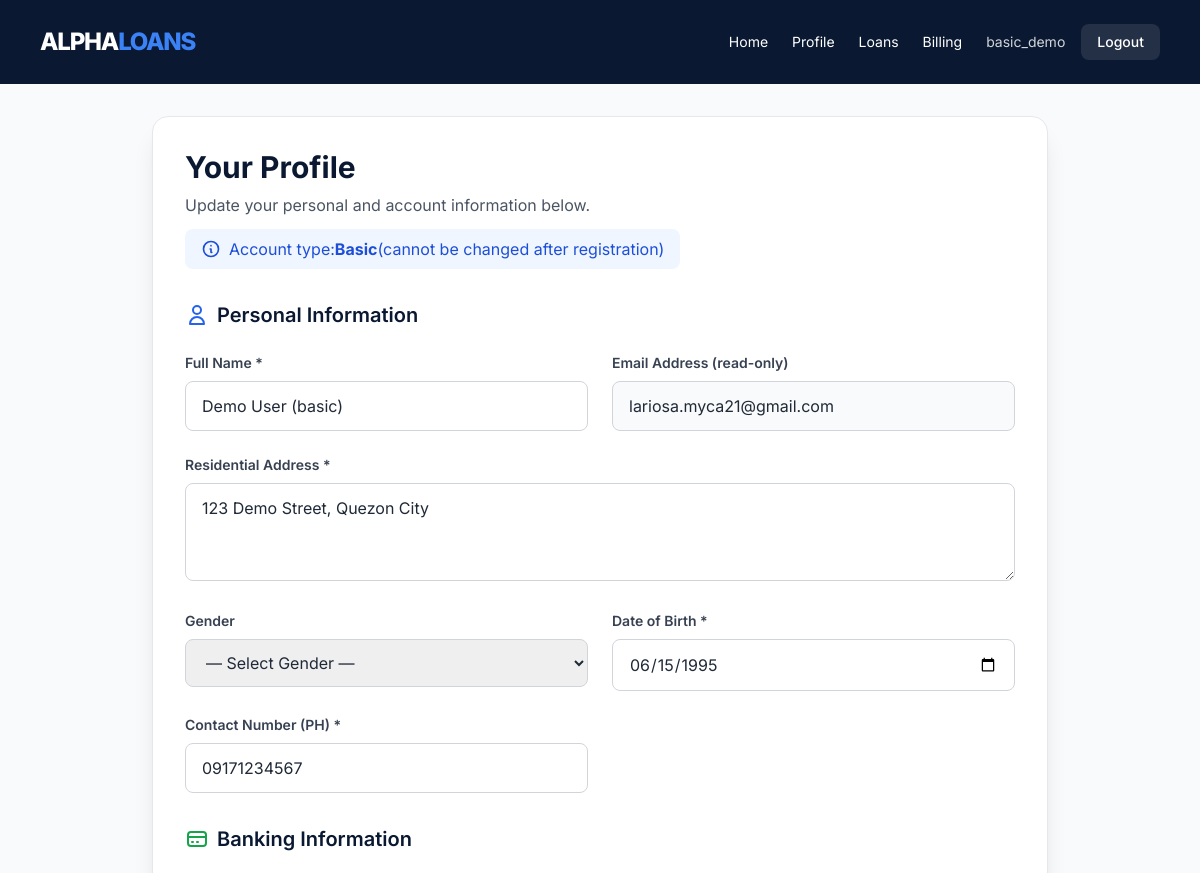
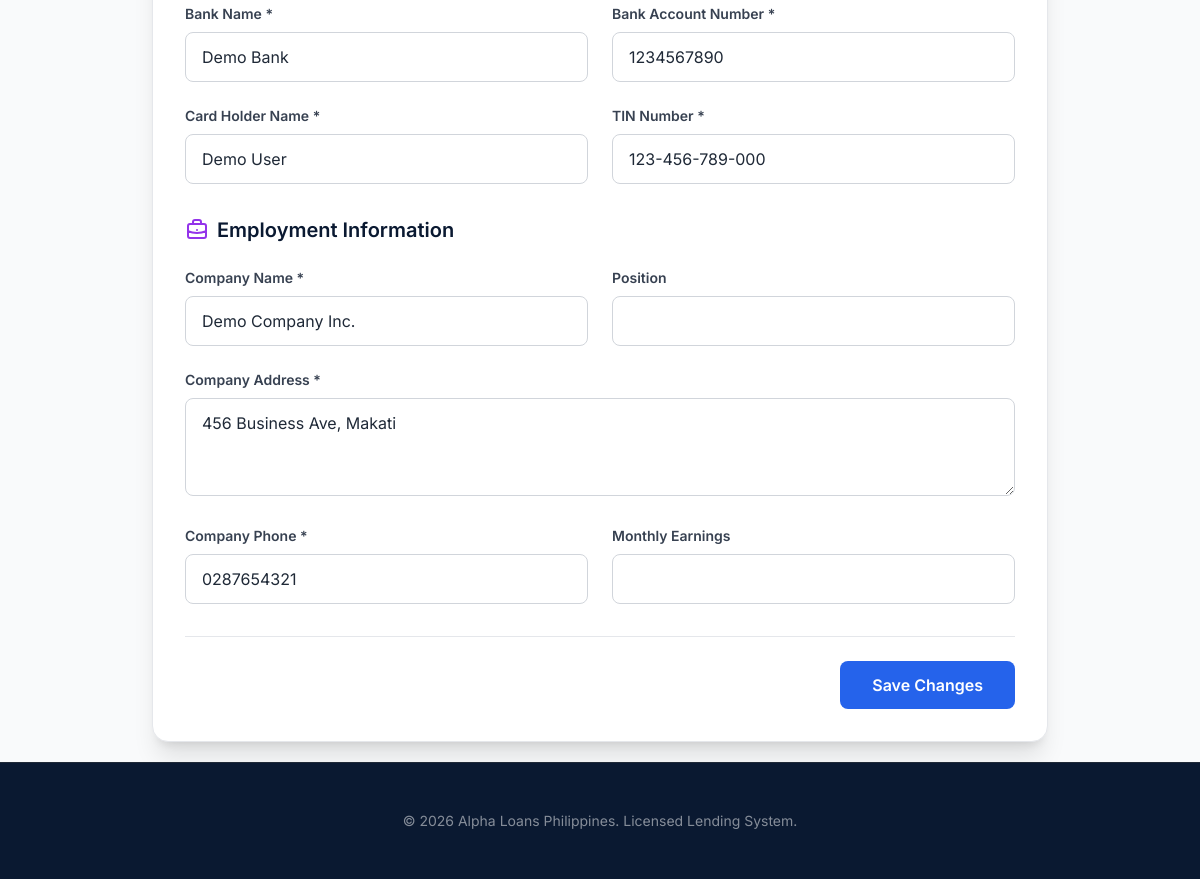
The app's page /profile.php (signed in) with its own data (2 pictures, top to bottom).
### tables this page shows
CREATE TABLE `users` (
  `id` int(10) UNSIGNED NOT NULL,
  `role` enum('user','admin') NOT NULL DEFAULT 'user',
  `username` varchar(190) NOT NULL,
  `password_hash` varchar(255) NOT NULL,
  `account_type` enum('basic','premium') NOT NULL,
  `name` varchar(255) NOT NULL,
  `address` text NOT NULL,
  `gender` varchar(32) DEFAULT NULL,
  `birthday` date NOT NULL,
  `age` smallint(5) UNSIGNED NOT NULL,
  `email` varchar(190) NOT NULL,
  `contact_number` varchar(32) NOT NULL,
  `bank_name` varchar(190) NOT NULL,
  `bank_account_number` varchar(64) NOT NULL,
  `card_holder_name` varchar(190) NOT NULL,
  `tin_number` varchar(64) NOT NULL,
  `company_name` varchar(255) NOT NULL,
  `company_address` text NOT NULL,
  `company_phone` varchar(32) NOT NULL,
  `position` varchar(190) DEFAULT NULL,
  `monthly_earnings` decimal(12,2) DEFAULT NULL,
  `registration_status` enum('pending','approved','rejected') NOT NULL DEFAULT 'pending',
  `verified_tag` tinyint(1) NOT NULL DEFAULT 0,
  `tin_verified` tinyint(1) NOT NULL DEFAULT 0,
  `company_verified` tinyint(1) NOT NULL DEFAULT 0,
  `account_status` enum('active','disabled') NOT NULL DEFAULT 'active',
  `current_loan_ceiling` decimal(12,2) NOT NULL DEFAULT 10000.00,
  `max_loan_term_months` smallint(5) UNSIGNED NOT NULL DEFAULT 12,
  `savings_last_nonzero_at` datetime DEFAULT NULL,
  `created_at` datetime NOT NULL DEFAULT current_timestamp(),
  `updated_at` datetime NOT NULL DEFAULT current_timestamp() ON UPDATE current_timestamp(),
  `rejected_at` datetime DEFAULT NULL
);

### includes/auth.php (called while the page is built, shortened)
<?php
require_once __DIR__ . '/functions.php';
function current_user(): ?array
{
    return $_SESSION['user'] ?? null;
}
function refresh_session_user(PDO $pdo): ?array
{
    $u = current_user();
    $st = $pdo->prepare('SELECT * FROM users WHERE id = ? LIMIT 1');
    $st->execute([(int) $u['id']]);
    $fresh = $st->fetch();
    if ($fresh) {
        unset($fresh['password_hash']);
        return $fresh;
    }
    return $u;
}
function require_login(): array
{
    $u = current_user();
    $pdo = db();
    $u = refresh_session_user($pdo) ?? $u;
    return $u;
}
function require_approved_user(): array
{
    $u = require_login();
    $pdo = db();
    return refresh_session_user($pdo) ?? $u;
}

### config/config.php (called while the page is built, shortened)
<?php
function app_url(string $path): string
{
    return rtrim(APP_BASE, '/') . '/' . ltrim($path, '/');
}

### includes/functions.php (called while the page is built, shortened)
<?php
function h(?string $s): string
{
    return htmlspecialchars((string) $s, ENT_QUOTES | ENT_SUBSTITUTE, 'UTF-8');
}

### profile.php (the view, shortened to what this page needs)
<?php
require_once __DIR__ . '/config/config.php';
require_once __DIR__ . '/includes/functions.php';
require_once __DIR__ . '/includes/auth.php';
require_once __DIR__ . '/includes/layout.php';
$u = require_approved_user();
$u = require_approved_user();
$form = array_merge($u, $_POST);
render_header('Profile', $u);
?>
<div class="max-w-4xl mx-auto">
    <div class="bg-white rounded-2xl shadow-xl border border-gray-200">
        <div class="p-8">
            <div class="mb-8">
                <h1 class="text-3xl font-bold text-brand mb-2">Your Profile</h1>
                <p class="text-gray-600">Update your personal and account information below.</p>
                <div class="mt-3 inline-flex items-center bg-blue-50 text-blue-700 px-4 py-2 rounded-lg">
                    <svg class="w-5 h-5 mr-2" fill="none" stroke="currentColor" viewBox="0 0 24 24">
                        <path stroke-linecap="round" stroke-linejoin="round" stroke-width="2" d="M13 16h-1v-4h-1m1-4h.01M21 12a9 9 0 11-18 0 9 9 0 0118 0z"></path>
                    </svg>
                    Account type: <strong><?= h(ucfirst($u['account_type'])) ?></strong> (cannot be changed after registration)
                </div>
            </div>
            <form method="post" class="space-y-8">
                <div>
                    <h2 class="text-xl font-semibold text-brand mb-6 flex items-center">
                        <svg class="w-6 h-6 mr-2 text-blue-600" fill="none" stroke="currentColor" viewBox="0 0 24 24">
                            <path stroke-linecap="round" stroke-linejoin="round" stroke-width="2" d="M16 7a4 4 0 11-8 0 4 4 0 018 0zM12 14a7 7 0 00-7 7h14a7 7 0 00-7-7z"></path>
                        </svg>
                        Personal Information
                    </h2>
                    <div class="grid md:grid-cols-2 gap-6">
                        <div>
                            <label class="block text-sm font-semibold text-gray-700 mb-2" for="name">Full Name *</label>
                            <input type="text" id="name" name="name" class="w-full px-4 py-3 border border-gray-300 rounded-lg focus:ring-2 focus:ring-blue-500 focus:border-blue-500" required value="<?= h($form['name'] ?? '') ?>">
                        </div>
                        <div>
                            <label class="block text-sm font-semibold text-gray-700 mb-2" for="email">Email Address (read-only)</label>
                            <input type="email" id="email" class="w-full px-4 py-3 border border-gray-300 rounded-lg bg-gray-50" value="<?= h($u['email']) ?>" disabled>
                        </div>
                        <div class="md:col-span-2">
                            <label class="block text-sm font-semibold text-gray-700 mb-2" for="address">Residential Address *</label>
                            <textarea id="address" name="address" rows="3" class="w-full px-4 py-3 border border-gray-300 rounded-lg focus:ring-2 focus:ring-blue-500 focus:border-blue-500" required><?= h($form['address'] ?? '') ?></textarea>
                        </div>
                        <div>
                            <label class="block text-sm font-semibold text-gray-700 mb-2" for="gender">Gender</label>
                            <select id="gender" name="gender" class="w-full px-4 py-3 border border-gray-300 rounded-lg focus:ring-2 focus:ring-blue-500 focus:border-blue-500">
                                <option value="">— Select Gender —</option>
                            </select>
                        </div>
                        <div>
                            <label class="block text-sm font-semibold text-gray-700 mb-2" for="birthday">Date of Birth *</label>
                            <input type="date" id="birthday" name="birthday" class="w-full px-4 py-3 border border-gray-300 rounded-lg focus:ring-2 focus:ring-blue-500 focus:border-blue-500" required value="<?= h($form['birthday'] ?? '') ?>">
                        </div>
                        <div>
                            <label class="block text-sm font-semibold text-gray-700 mb-2" for="contact_number">Contact Number (PH) *</label>
                            <input type="tel" id="contact_number" name="contact_number" class="w-full px-4 py-3 border border-gray-300 rounded-lg focus:ring-2 focus:ring-blue-500 focus:border-blue-500" required value="<?= h($form['contact_number'] ?? '') ?>">
                        </div>
                    </div>
                </div>
                <div>
                    <h2 class="text-xl font-semibold text-brand mb-6 flex items-center">
                        <svg class="w-6 h-6 mr-2 text-green-600" fill="none" stroke="currentColor" viewBox="0 0 24 24">
                            <path stroke-linecap="round" stroke-linejoin="round" stroke-width="2" d="M3 10h18M7 15h1m4 0h1m-7 4h12a3 3 0 003-3V8a3 3 0 00-3-3H6a3 3 0 00-3 3v8a3 3 0 003 3z"></path>
                        </svg>
                        Banking Information
                    </h2>
                    <div class="grid md:grid-cols-2 gap-6">
                        <div>
                            <label class="block text-sm font-semibold text-gray-700 mb-2" for="bank_name">Bank Name *</label>
                            <input type="text" id="bank_name" name="bank_name" class="w-full px-4 py-3 border border-gray-300 rounded-lg focus:ring-2 focus:ring-blue-500 focus:border-blue-500" required value="<?= h($form['bank_name'] ?? '') ?>">
                        </div>
                        <div>
                            <label class="block text-sm font-semibold text-gray-700 mb-2" for="bank_account_number">Bank Account Number *</label>
                            <input type="text" id="bank_account_number" name="bank_account_number" class="w-full px-4 py-3 border border-gray-300 rounded-lg focus:ring-2 focus:ring-blue-500 focus:border-blue-500" required value="<?= h($form['bank_account_number'] ?? '') ?>">
                        </div>
                        <div>
                            <label class="block text-sm font-semibold text-gray-700 mb-2" for="card_holder_name">Card Holder Name *</label>
                            <input type="text" id="card_holder_name" name="card_holder_name" class="w-full px-4 py-3 border border-gray-300 rounded-lg focus:ring-2 focus:ring-blue-500 focus:border-blue-500" required value="<?= h($form['card_holder_name'] ?? '') ?>">
                        </div>
                        <div>
                            <label class="block text-sm font-semibold text-gray-700 mb-2" for="tin_number">TIN Number *</label>
                            <input type="text" id="tin_number" name="tin_number" class="w-full px-4 py-3 border border-gray-300 rounded-lg focus:ring-2 focus:ring-blue-500 focus:border-blue-500" required value="<?= h($form['tin_number'] ?? '') ?>">
                        </div>
                    </div>
                </div>
                <div>
                    <h2 class="text-xl font-semibold text-brand mb-6 flex items-center">
                        Employment Information
                    </h2>
                    <div class="grid md:grid-cols-2 gap-6">
                        <div>
                            <label class="block text-sm font-semibold text-gray-700 mb-2" for="company_name">Company Name *</label>
                            <input type="text" id="company_name" name="company_name" class="w-full px-4 py-3 border border-gray-300 rounded-lg focus:ring-2 focus:ring-blue-500 focus:border-blue-500" required value="<?= h($form['company_name'] ?? '') ?>">
                        </div>
                        <div>
                            <label class="block text-sm font-semibold text-gray-700 mb-2" for="position">Position</label>
                            <input type="text" id="position" name="position" class="w-full px-4 py-3 border border-gray-300 rounded-lg focus:ring-2 focus:ring-blue-500 focus:border-blue-500" value="<?= h($form['position'] ?? '') ?>">
                        </div>
                        <div class="md:col-span-2">
                            <label class="block text-sm font-semibold text-gray-700 mb-2" for="company_address">Company Address *</label>
                            <textarea id="company_address" name="company_address" rows="3" class="w-full px-4 py-3 border border-gray-300 rounded-lg focus:ring-2 focus:ring-blue-500 focus:border-blue-500" required><?= h($form['company_address'] ?? '') ?></textarea>
                        </div>
                        <div>
                            <label class="block text-sm font-semibold text-gray-700 mb-2" for="company_phone">Company Phone *</label>
                            <input type="tel" id="company_phone" name="company_phone" class="w-full px-4 py-3 border border-gray-300 rounded-lg focus:ring-2 focus:ring-blue-500 focus:border-blue-500" required value="<?= h($form['company_phone'] ?? '') ?>">
                        </div>
                        <div>
                            <label class="block text-sm font-semibold text-gray-700 mb-2" for="monthly_earnings">Monthly Earnings</label>
                            <input type="number" id="monthly_earnings" name="monthly_earnings" step="0.01" min="0" class="w-full px-4 py-3 border border-gray-300 rounded-lg focus:ring-2 focus:ring-blue-500 focus:border-blue-500" value="<?= h((string) ($form['monthly_earnings'] ?? '')) ?>">
                        </div>
                    </div>
                </div>
                <div class="flex justify-end pt-6 border-t border-gray-200">
                    <button type="submit" class="bg-blue-600 hover:bg-blue-700 text-white font-semibold py-3 px-8 rounded-lg transition">
                        Save Changes
                    </button>
                </div>
            </form>
        </div>
    </div>
</div>
<?php render_footer();

### includes/layout.php (shortened to what this page needs)
<?php
require_once dirname(__DIR__) . '/config/config.php';
require_once dirname(__DIR__) . '/includes/functions.php';
function render_header(string $title, array $user = null): void
{
    $u = $user;
    $home = $u ? ($u['role'] === 'admin' ? app_url('admin/index.php') : app_url('dashboard.php')) : app_url('index.php');
    ?>
<!DOCTYPE html>
<html lang="en" class="scroll-smooth">
<head>
    <script src="https://cdn.tailwindcss.com"></script>
</head>
<body class="bg-gray-50 text-gray-800">
    <header class="bg-brand text-white">
        <nav class="flex justify-between items-center px-6 md:px-10 py-6">
            <div class="text-2xl font-extrabold tracking-tighter">
                <a href="<?= h($home) ?>" class="hover:text-blue-400 transition">
                    ALPHA<span class="text-blue-500">LOANS</span>
                </a>
            </div>
            <div class="flex items-center gap-6">
                <?php if ($u): ?>
                    <div class="hidden lg:flex items-center gap-6 text-sm">
                        <?php if ($u['role'] === 'admin'): ?>
                            <a href="<?= h(app_url('admin/index.php')) ?>" class="hover:text-blue-400 transition">Dashboard</a>
                            <a href="<?= h(app_url('admin/users.php')) ?>" class="hover:text-blue-400 transition">Users</a>
                            <a href="<?= h(app_url('admin/registrations.php')) ?>" class="hover:text-blue-400 transition">Registrations</a>
                            <a href="<?= h(app_url('admin/loans.php')) ?>" class="hover:text-blue-400 transition">Loans</a>
                            <a href="<?= h(app_url('admin/savings.php')) ?>" class="hover:text-blue-400 transition">Savings</a>
                            <a href="<?= h(app_url('admin/earnings.php')) ?>" class="hover:text-blue-400 transition">Earnings</a>
                        <?php else: ?>
                            <a href="<?= h(app_url('dashboard.php')) ?>" class="hover:text-blue-400 transition">Home</a>
                            <a href="<?= h(app_url('profile.php')) ?>" class="hover:text-blue-400 transition">Profile</a>
                            <a href="<?= h(app_url('loans.php')) ?>" class="hover:text-blue-400 transition">Loans</a>
                            <a href="<?= h(app_url('billing.php')) ?>" class="hover:text-blue-400 transition">Billing</a>
                        <?php endif; ?>
                    </div>
                    <div class="flex items-center gap-4">
                        <span class="text-sm text-gray-300"><?= h($u['username'] ?? '') ?></span>
                        <a class="bg-white/10 hover:bg-white/20 text-white px-4 py-2 rounded-lg text-sm font-medium transition" href="<?= h(app_url('logout.php')) ?>">Logout</a>
                    </div>
                <?php endif; ?>
            </div>
        </nav>
    </header>
    <main class="container-fluid px-4 pb-5 pt-8 max-w-screen-xl mx-auto">
        <div class="max-w-7xl mx-auto">
<?php
}
function render_footer(): void
{
    ?>
    </main>
    <footer class="bg-brand text-white py-12 px-10 text-center border-t border-gray-800">
        <p class="text-sm opacity-50">&copy; <?php echo date('Y'); ?> Alpha Loans Philippines. Licensed Lending System.</p>
    </footer>
</body>
</html>
<?php
}

### includes/layout.php (style rules this page uses)
:root { --brand-dark: #0a1931; }
body { font-family: 'Inter', sans-serif; }
.bg-brand { background-color: var(--brand-dark); }
.text-brand { color: var(--brand-dark); }

### records on screen
users: username "basic_demo", account_type "Basic", name "Demo User (basic)", email "lariosa.myca21@gmail.com", address "123 Demo Street, Quezon City", birthday "06/15/1995", contact_number "09171234567", bank_name "Demo Bank", bank_account_number "1234567890", card_holder_name "Demo User", tin_number "123-456-789-000", company_name "Demo Company Inc.", company_address "456 Business Ave, Makati", company_phone "0287654321"
